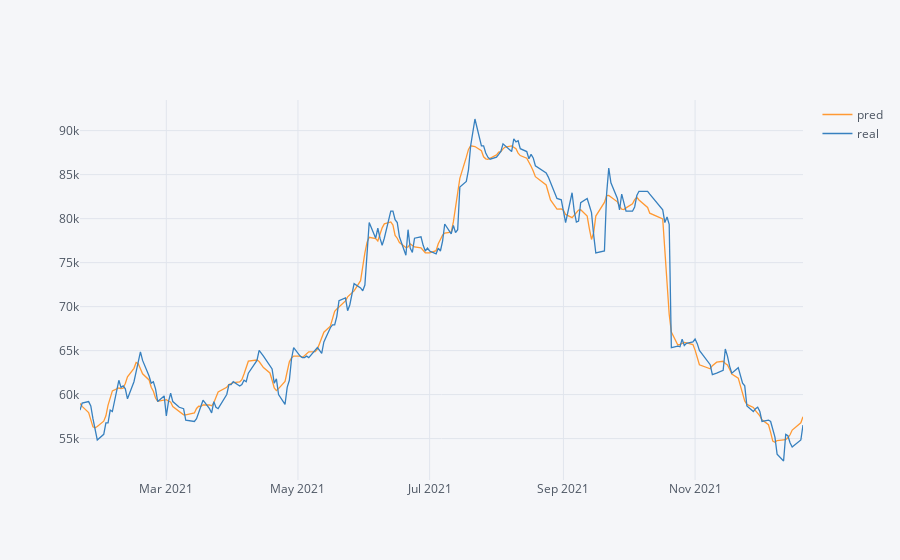

Notebook code cell kept with this figure:
### Markdown cell above
# Test Trend

### Code cell
test=pd.DataFrame()
test["pred"]=ss.inverse_transform(predictions.flatten())
test["real"]=ss.inverse_transform(Y_test_ss)
test["date"]=X_test.index[:-5]
test.iplot(kind="line", x="date")

### Figure 1 — Plotly figure (JSON) as saved in the notebook; plotly's stock layout.template omitted (floating-point values rounded to 4 significant figures; data arrays with more than 128 entries replaced by an {"elided": "..."} marker saying what was removed)
{"data": [{"line": {"color": "rgba(255, 153, 51, 1.0)", "dash": "solid", "shape": "linear", "width": 1.3}, "mode": "lines", "name": "pred", "text": "", "type": "scatter", "x": {"elided": "221 str values"}, "y": {"elided": "221 float values"}}, {"line": {"color": "rgba(55, 128, 191, 1.0)", "dash": "solid", "shape": "linear", "width": 1.3}, "mode": "lines", "name": "real", "text": "", "type": "scatter", "x": {"elided": "221 str values"}, "y": {"elided": "221 float values"}}], "layout": {"legend": {"bgcolor": "#F5F6F9", "font": {"color": "#4D5663"}}, "paper_bgcolor": "#F5F6F9", "plot_bgcolor": "#F5F6F9", "title": {"font": {"color": "#4D5663"}}, "xaxis": {"gridcolor": "#E1E5ED", "showgrid": true, "tickfont": {"color": "#4D5663"}, "title": {"font": {"color": "#4D5663"}, "text": ""}, "zerolinecolor": "#E1E5ED"}, "yaxis": {"gridcolor": "#E1E5ED", "showgrid": true, "tickfont": {"color": "#4D5663"}, "title": {"font": {"color": "#4D5663"}, "text": ""}, "zerolinecolor": "#E1E5ED"}}}
